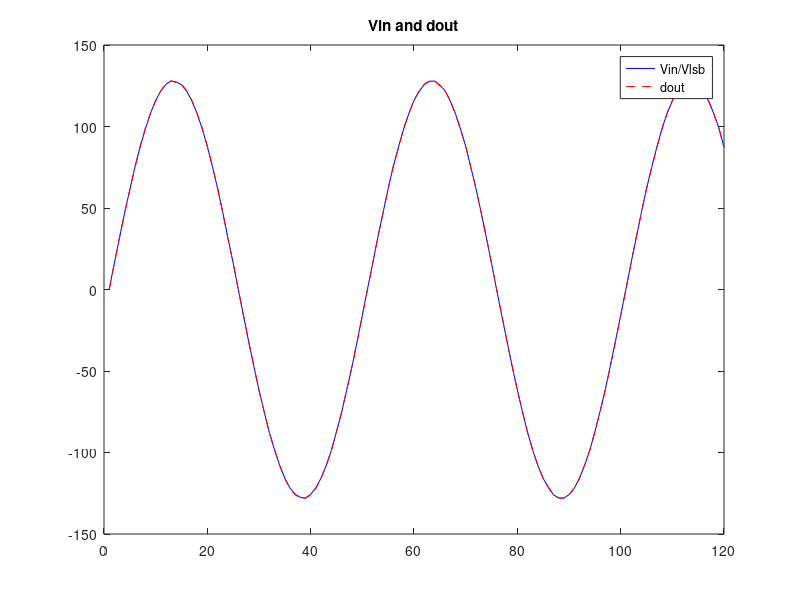
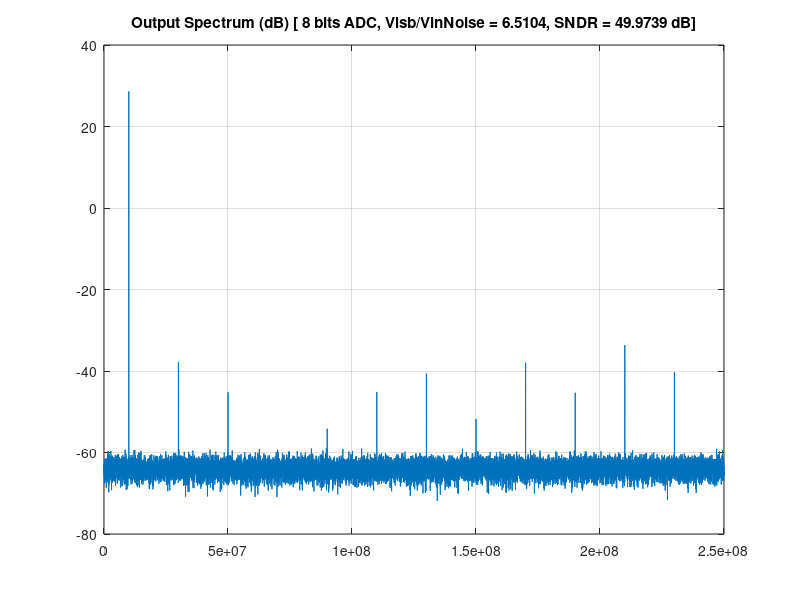

These figures' MATLAB source, in order:
%% 8 bits ADC modeling and simulation in Matlab including thermal and jitter noise

clear all
close all

% -> Parameters of the system
Vref = 1;
Ain = Vref/2;           % One point only
fin = 10e6;
vin_noise = 0.6e-3;     % thermal noise
jitter_noise = 15e-12;  % jitter noise
Fs = 50*fin;            % Assuming at least Fs>2*fin by the Nyquist theorem
Ts = 1/Fs;
nbits = 8;

% -> Simulation
np = 50000;   % number of points
time = (0:(np-1))*Ts;
Vlsb = Vref/(2^nbits);
% One way to obtain wave data to compute the SNR
navg = nbits;
doutp = zeros(1, np);
for j = 1: navg
    time_real = time + randn(1, np)*jitter_noise;
    vin = Ain*sin(2*pi*fin*time_real) + randn(1, np)*vin_noise;
    dout = round(vin./Vlsb);
    doutf = fft(dout.*blackman(max(size(dout)))');
    doutfp = (doutf.*conj(doutf))/np^2;
    doutp = doutp + doutfp;
end
doutp = doutp/navg;	% averaging results
% Signal Power, Quantization, Thermal and Jitter Noise Powers (Linear values)
Ps = Ain.^2/2;  
Pnq = Vref^2/(12*2^(2*nbits));
Pnt = vin_noise^2;
Pnj = (Ain.^2*2*pi^2*fin^2*jitter_noise^2);
% Compute the Signal to noise ratio (SNR)
% Theoreticaly, SNRmax is defined as: (6.02*nbits+1.76)
SNRmax = 6.02*nbits+1.76;
SNR = 10*log10(Ps./(Pnq + Pnt + Pnj));
% Efective SNR
freq = 0:Fs/(length(time_real)-1):Fs/2;
[~,signal_index] = max(doutp);  % Pointer to the Fundamental Harmonic
Psignal = sum(doutp(signal_index-3:signal_index+3)); % Get a points sample
Pnoise = sum(doutp(1:length(freq))) - Psignal;
SNDR = 10*log10(Psignal/Pnoise);
ENOB = (SNDR - 1.76)/6.02;  % Effective number of bits
disp('SNDR (in dB):')
disp(SNDR);
disp('ENOB:')
disp(ENOB);

% -> Data visualization
figure(1)
plot(vin(1:120)/Vlsb, 'b')
% plot(vin(1:31)'/Vlsb, 'b')
hold on
plot(dout(1:120), 'r--')
% plot(dout(1:31)', 'r--')
title('Vin and dout')
legend('Vin/Vlsb', 'dout')
figure(2)
plot(freq, 10*log10(doutp(1:end/2)))  % Only one side of the fft
grid on
title(['Output Spectrum (dB) [ ' num2str(nbits) ' bits ADC, Vlsb/VinNoise = ' num2str(Vlsb/vin_noise) ', SNDR = ' num2str(SNDR) ' dB]'])
